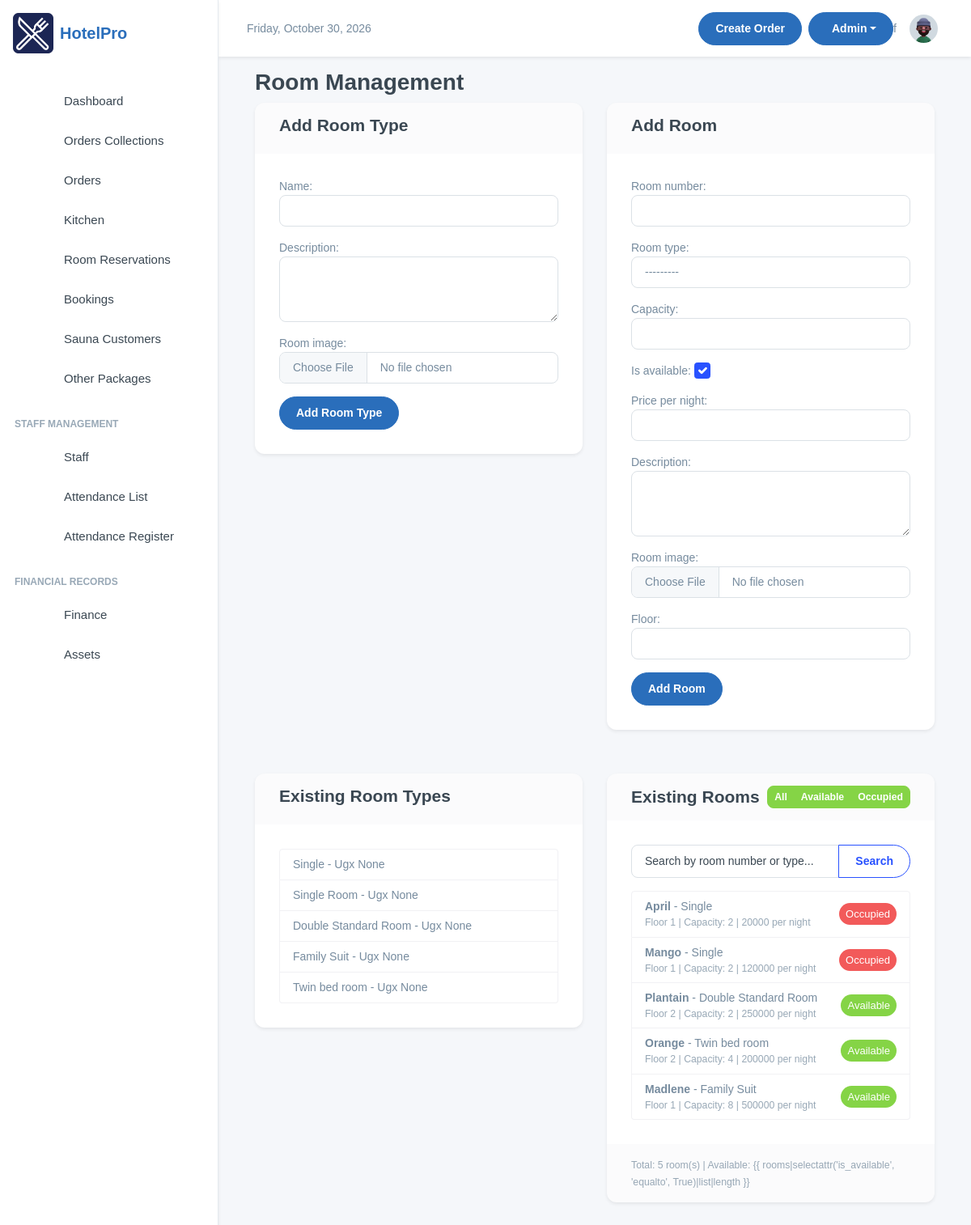
Screenshot of /room_bookings/manage-rooms/ with the database file from the repository.
### room_bookings/models.py (models this page shows, shortened)
class RoomType(models.Model):
    name = models.CharField(max_length=50)
    description = models.TextField(blank=True, null=True)
    base_price = models.DecimalField(max_digits=10, decimal_places=2, blank=True, null=True)
    room_image = models.ImageField(upload_to="rooms", blank=True, null=True)
    def __str__(self):
        return self.name

class Room(models.Model):
    room_number = models.CharField(max_length=10, unique=True)
    room_type = models.ForeignKey(RoomType, on_delete=models.CASCADE, related_name='rooms')
    hotel = models.ForeignKey(HotelBranch, on_delete=models.CASCADE, related_name='rooms', blank=True, null=True)
    capacity = models.IntegerField()
    is_available = models.BooleanField(default=True)
    price_per_night = models.IntegerField(null=True, blank=True)
    description = models.TextField(blank=True, null=True)
    room_image = models.ImageField(upload_to="rooms", blank=True, null=True)
    floor = models.IntegerField()

### room_bookings/views.py (the view, shortened to what this page needs)
# urls.py: path('manage-rooms/', RoomManagementView.as_view(), name='room_management'),
class RoomManagementView(View):
    template_name = 'room_management.html'
    def get(self, request):
        room_type_form = RoomTypeForm()
        room_form = RoomForm()
        room_types = RoomType.objects.all()
        rooms = Room.objects.select_related('room_type').all()
        context = {
            'room_type_form': room_type_form,
            'room_form': room_form,
            'room_types': room_types,
            'rooms': rooms,
        }
        return render(request, self.template_name, context)

### room_bookings/forms.py
class RoomTypeForm(forms.ModelForm):
    class Meta:
        model = RoomType
        fields = ['name', 'description', 'room_image']
        widgets = {
            'name': forms.TextInput(attrs={'class': 'form-control'}),
            'description': forms.Textarea(attrs={'class': 'form-control', 'rows': 3}),
            'room_image': forms.ClearableFileInput(attrs={'class': 'form-control'}),
        }

class RoomForm(forms.ModelForm):
    class Meta:
        model = Room
        fields = '__all__'
        exclude = ['hotel']
        widgets = {
            'room_number': forms.TextInput(attrs={'class': 'form-control'}),
            'room_type': forms.Select(attrs={'class': 'form-control'}),
            'capacity': forms.NumberInput(attrs={'class': 'form-control'}),
            'is_available': forms.CheckboxInput(attrs={'class': 'form-check-input'}),
            'price_per_night': forms.NumberInput(attrs={'class': 'form-control'}),
            'description': forms.Textarea(attrs={'class': 'form-control', 'rows': 3}),
            'room_image': forms.ClearableFileInput(attrs={'class': 'form-control'}),
            'floor': forms.NumberInput(attrs={'class': 'form-control'}),
        }

### room_bookings/templates/room_management.html (shortened to what this page needs)
{% extends 'base.html' %}
{% block content %}
<div class="container">
    <h2>Room Management</h2>
    <div class="row">
        <div class="col-md-6">
            <div class="card">
                <div class="card-header">
                    <h4>Add Room Type</h4>
                </div>
                <div class="card-body">
                    <form method="post" enctype="multipart/form-data">
                        {{ room_type_form.as_p }}
                        <button type="submit" name="add_room_type" class="btn btn-primary">Add Room Type</button>
                    </form>
                </div>
            </div>
        </div>
        <div class="col-md-6">
            <div class="card">
                <div class="card-header">
                    <h4>Add Room</h4>
                </div>
                <div class="card-body">
                    <form method="post" enctype="multipart/form-data">
                        {{ room_form.as_p }}
                        <button type="submit" name="add_room" class="btn btn-primary">Add Room</button>
                    </form>
                </div>
            </div>
        </div>
    </div>
    <div class="row mt-4">
        <div class="col-md-6">
            <div class="card">
                <div class="card-header">
                    <h4>Existing Room Types</h4>
                </div>
                <div class="card-body">
                    <ul class="list-group">
                        {% for room_type in room_types %}
                        <li class="list-group-item">
                            {{ room_type.name }} - Ugx {{ room_type.base_price }}
                        </li>
                        {% empty %}
                        <li class="list-group-item">No room types added yet.</li>
                        {% endfor %}
                    </ul>
                </div>
            </div>
        </div>
        <div class="col-md-6">
            <div class="card">
                <div class="card-header bg-default text-white d-flex justify-content-between align-items-center">
                    <h4 class="mb-0">Existing Rooms</h4>
                    <div class="btn-group" role="group">
                        <button type="button" class="btn btn-success btn-sm" id="view-all">All</button>
                        <button type="button" class="btn btn-success btn-sm" id="view-available">Available</button>
                        <button type="button" class="btn btn-success btn-sm" id="view-occupied">Occupied</button>
                    </div>
                </div>
                <div class="card-body">
                    <div class="input-group mb-3">
                        <input type="text" class="form-control" placeholder="Search by room number or type..."
                            id="room-search">
                        <button class="btn btn-outline-primary" type="button" id="search-button">
                             Search
                        </button>
                    </div>
                    <ul class="list-group room-list">
                        {% for room in rooms %}
                        <li
                            class="list-group-item d-flex justify-content-between align-items-center room-item {% if not room.is_available %}occupied{% endif %}">
                            <div>
                                <strong>{{ room.room_number }}</strong> - {{ room.room_type.name }}
                                <div class="small text-muted">
                                    Floor {{ room.floor }} | Capacity: {{ room.capacity }}
                                    {% if room.price_per_night %}| {{ room.price_per_night }} per night{% endif %}
                                </div>
                            </div>
                            <div>
                                <span
                                    class="badge rounded-pill {% if room.is_available %}bg-success{% else %}bg-danger{% endif %}">
                                    {% if room.is_available %}Available{% else %}Occupied{% endif %}
                                </span>
                            </div>
                        </li>
                        {% empty %}
                        <li class="list-group-item text-center">No rooms added yet.</li>
                        {% endfor %}
                    </ul>
                </div>
                <div class="card-footer text-muted">
                    <small>Total: {{ rooms|length }} room(s) | Available: {{ rooms|selectattr('is_available', 'equalto',
                        True)|list|length }}</small>
                </div>
            </div>
        </div>
    </div>
</div>
{% endblock %}

### templates/base.html (style rules this page uses)
:root { --primary-color: #2A6EBB; --secondary-color: #F8F9FA; --accent-color: #FFD700; --text-color: #333333; --success-color: #28a745; --danger-color: #dc3545; --warning-color: #ffc107; --info-color: #17a2b8; }
body { font-family: 'Poppins', sans-serif; background-color: #f5f7fa; }
.btn-primary { background-color: var(--primary-color); border-color: var(--primary-color); }
.card { border-radius: 0.75rem; border: none; box-shadow: 0 0.125rem 0.25rem rgba(0, 0, 0, 0.075); transition: transform 0.2s ease-in-out, box-shadow 0.2s ease-in-out; }

### rows the page displays
RoomType: name "Single", base_price "None"
RoomType: name "Single Room", base_price "None"
RoomType: name "Double Standard Room", base_price "None"
RoomType: name "Family Suit", base_price "None"
RoomType: name "Twin bed room", base_price "None"
Room: room_number "April", room_type.name "Single", floor "1", capacity "2", price_per_night "20000", is_available "Occupied"
Room: room_number "Mango", room_type.name "Single", floor "1", capacity "2", price_per_night "120000", is_available "Occupied"
Room: room_number "Plantain", room_type.name "Double Standard Room", floor "2", capacity "2", price_per_night "250000", is_available "Available"
Room: room_number "Orange", room_type.name "Twin bed room", floor "2", capacity "4", price_per_night "200000", is_available "Available"
Room: room_number "Madlene", room_type.name "Family Suit", floor "1", capacity "8", price_per_night "500000", is_available "Available"

### other values shown
{{ rooms|length }} "5"
